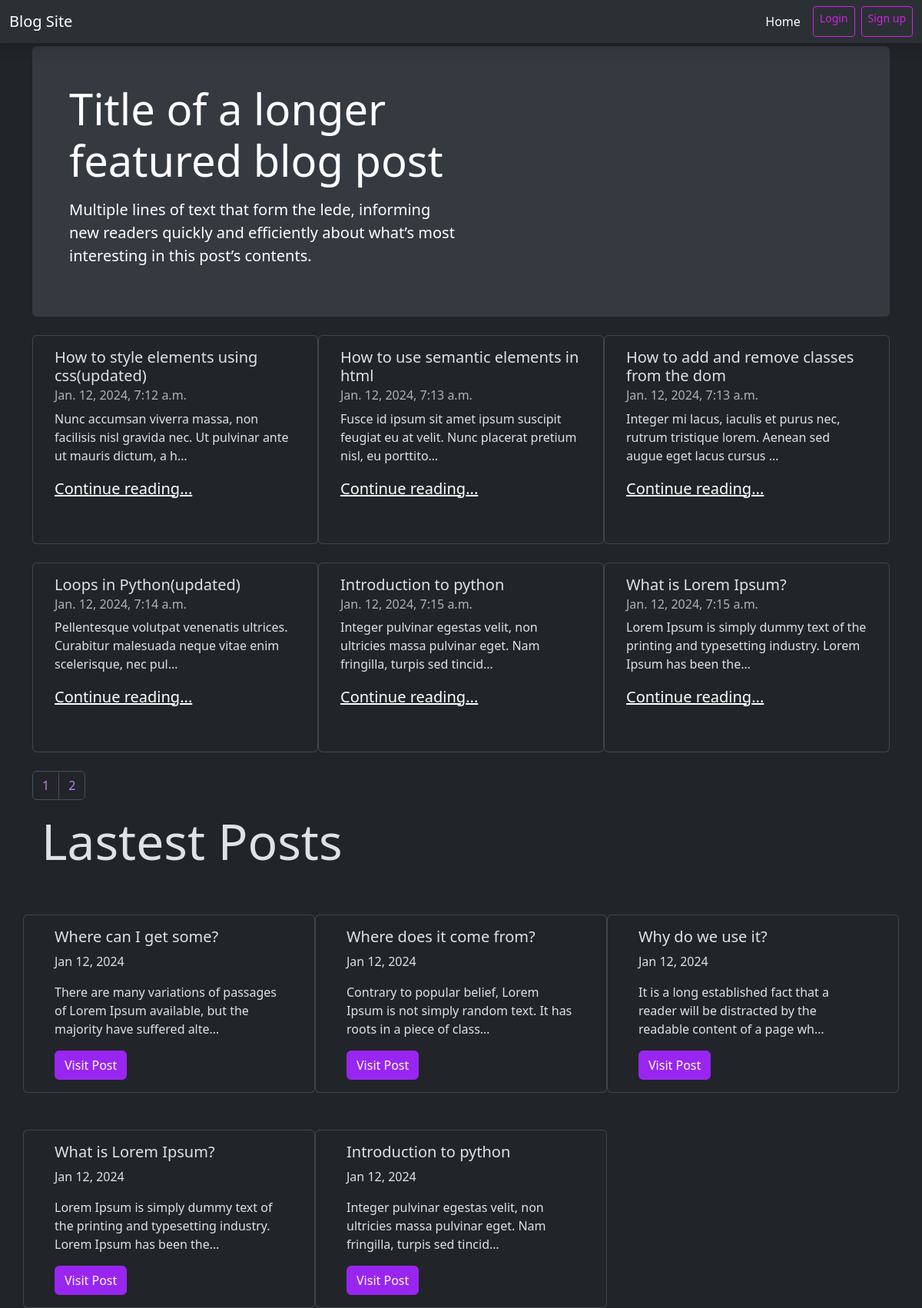
The page / on the database its author committed.
### blog/models.py (models this page shows, shortened)
class Post(models.Model):
    title = models.CharField(max_length =255)
    body = models.TextField()
    slug = models.SlugField(max_length = 255, blank=True, default='')
    date = models.DateTimeField(auto_now_add = True, null=True)
    updated = models.DateTimeField(auto_now=True, null=True)
    author = models.ForeignKey(User, null=True, blank=True, on_delete = models.CASCADE)
    image = models.ImageField(default='',blank=True, upload_to='images')
    image_thumbnail = ImageSpecField(source='image', processors=[ResizeToFill(1200,300)], format = 'JPEG', options={'quality': 60})
    tags = TaggableManager()
    """
    By overriding the save method, we can execute custom logic before
    the object is stored in the database.
    """
    def save(self, *args, **kwargs):
        self.slug = slugify(self.title)
        super().save(*args, **kwargs)
    def get_absolute_url(self):
        return reverse('blog:detail', args=[str(self.slug)])

### blog/views.py (the view)
# urls.py: 2. Add a URL to urlpatterns:  path('', views.home, name='home')
def home(request, tag=None):
    tag_obj = None
    if not tag:
        posts = Post.objects.all()
    else:
        tag_obj = get_object_or_404(Tag, slug=tag)
        posts = Post.objects.filter(tags__in=[tag_obj])
    paginator = Paginator(posts, 6)
    page = request.GET.get('page')
    posts = paginator.get_page(page)
    content = {
        'posts':posts,
        'section':'home',
        'tag':tag_obj
    }
    return render(request, 'home.html',content)

### blog/context_processors.py (called while the page is built)
def latest_posts(request):
    posts = Post.objects.filter().order_by('-date')[:5]
    return {'latest_posts':posts}

### templates/home.html (shortened to what this page needs)
{% extends './base.html'%}
{% block content %}
<div class="p-4 p-md-5 mb-4 rounded text-body-emphasis bg-body-secondary">
  <div class="col-lg-6 px-0">
    <h1 class="display-4 fst-normal">Title of a longer featured blog post</h1>
    <p class="lead my-3">
      Multiple lines of text that form the lede, informing new readers quickly
      and efficiently about what’s most interesting in this post’s contents.
    </p>
  </div>
</div>
<div class="container">
  <div
    class="row row-cols-1 row-cols-sm-2 row-cols-md-3 g-4 align-items-center"
  >
    {% for post in posts %}
    <div class="card col-md-4">
      <div class="card-body">
        <h5 class="card-title">{{post.title}}</h5>
        <h6 class="card-subtitle mb-2 text-body-secondary">{{post.date}}</h6>
        <p class="card-text">{{post.body|truncatechars:100}}</p>
        <p class="lead mb-3">
          <a
            href="{% url 'blog:detail' post.slug %}"
            class="text-body-emphasis fw-light"
            >Continue reading...</a
          >
        </p>
      </div>
    </div>
    {% endfor %}
  </div>
</div>
{% include 'blog/_pagination.html' with items=posts %}
{% endblock %}

### templates/blog/_post_list.html
<div class="container">
  <div class="row g-5">
    <h1 class="display-3 mt-5">Lastest Posts</h1>
    {% for post in latest_posts %}
    <div class="card col-md-4">
      <div class="card-body">
        <h5 class="card-title">{{post.title}}</h5>
        <p class="card-text">{{post.date|date:"M j, Y"}}</p>
        <p class="card-text">{{post.body|truncatechars:100}}</p>
        <a href="{{ post.get_absolute_url }}" class="btn btn-primary"
          >Visit Post</a
        >
      </div>
    </div>
    {% endfor %}
  </div>
</div>

### rows shown on the page
Post: title "How to style elements using css(updated)", date "Jan. 12, 2024, 7:12 a.m.", body "Nunc accumsan viverra massa, non facilisis nisl gravida nec. Ut pulvinar ante ut mauris dictum, a h…"
Post: title "How to use semantic elements in html", date "Jan. 12, 2024, 7:13 a.m.", body "Fusce id ipsum sit amet ipsum suscipit feugiat eu at velit. Nunc placerat pretium nisl, eu porttito…"
Post: title "How to add and remove classes from the dom", date "Jan. 12, 2024, 7:13 a.m.", body "Integer mi lacus, iaculis et purus nec, rutrum tristique lorem. Aenean sed augue eget lacus cursus …"
Post: title "Loops in Python(updated)", date "Jan. 12, 2024, 7:14 a.m.", body "Pellentesque volutpat venenatis ultrices. Curabitur malesuada neque vitae enim scelerisque, nec pul…"
Post: title "Introduction to python", date "Jan. 12, 2024, 7:15 a.m.", body "Integer pulvinar egestas velit, non ultricies massa pulvinar eget. Nam fringilla, turpis sed tincid…", date "Jan 12, 2024"
Post: title "What is Lorem Ipsum?", date "Jan. 12, 2024, 7:15 a.m.", body "Lorem Ipsum is simply dummy text of the printing and typesetting industry. Lorem Ipsum has been the…", date "Jan 12, 2024"
Post: title "Where can I get some?", date "Jan 12, 2024", body "There are many variations of passages of Lorem Ipsum available, but the majority have suffered alte…"
Post: title "Where does it come from?", date "Jan 12, 2024", body "Contrary to popular belief, Lorem Ipsum is not simply random text. It has roots in a piece of class…"
Post: title "Why do we use it?", date "Jan 12, 2024", body "It is a long established fact that a reader will be distracted by the readable content of a page wh…"

### other values the page prints
{{ number }} "1" "2"
